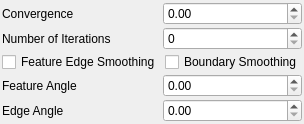
<?xml version="1.0" encoding="UTF-8"?>
<ui version="4.0">
 <class>cvSmoothFilterDlg</class>
 <widget class="QWidget" name="cvSmoothFilterDlg">
  <property name="geometry">
   <rect>
    <x>0</x>
    <y>0</y>
    <width>296</width>
    <height>119</height>
   </rect>
  </property>
  <property name="windowTitle">
   <string>Smooth</string>
  </property>
  <property name="toolTip">
   <string>Smooth Filter</string>
  </property>
  <layout class="QGridLayout" name="gridLayout_2">
   <property name="leftMargin">
    <number>2</number>
   </property>
   <property name="topMargin">
    <number>2</number>
   </property>
   <property name="rightMargin">
    <number>2</number>
   </property>
   <property name="bottomMargin">
    <number>2</number>
   </property>
   <property name="spacing">
    <number>2</number>
   </property>
   <item row="0" column="0">
    <layout class="QGridLayout" name="gridLayout">
     <property name="spacing">
      <number>2</number>
     </property>
     <item row="1" column="1" colspan="2">
      <widget class="QSpinBox" name="numOfIterationsSpinBox">
       <property name="maximum">
        <number>100000</number>
       </property>
      </widget>
     </item>
     <item row="0" column="1" colspan="2">
      <widget class="QDoubleSpinBox" name="convergenceSpinBox">
       <property name="maximum">
        <double>1.000000000000000</double>
       </property>
       <property name="singleStep">
        <double>0.100000000000000</double>
       </property>
      </widget>
     </item>
     <item row="3" column="1" colspan="2">
      <widget class="QDoubleSpinBox" name="featureAngleSpinBox">
       <property name="maximum">
        <double>180.000000000000000</double>
       </property>
      </widget>
     </item>
     <item row="3" column="0">
      <widget class="QLabel" name="label_4">
       <property name="text">
        <string>Feature Angle</string>
       </property>
      </widget>
     </item>
     <item row="1" column="0">
      <widget class="QLabel" name="label_3">
       <property name="text">
        <string>Number of Iterations</string>
       </property>
      </widget>
     </item>
     <item row="2" column="2">
      <widget class="QCheckBox" name="boundarySmoothingCheckBox">
       <property name="text">
        <string>Boundary Smoothing</string>
       </property>
      </widget>
     </item>
     <item row="4" column="0">
      <widget class="QLabel" name="label_5">
       <property name="text">
        <string>Edge Angle</string>
       </property>
      </widget>
     </item>
     <item row="4" column="1" colspan="2">
      <widget class="QDoubleSpinBox" name="edgeAngleSpinBox">
       <property name="maximum">
        <double>180.000000000000000</double>
       </property>
      </widget>
     </item>
     <item row="0" column="0">
      <widget class="QLabel" name="label_2">
       <property name="text">
        <string>Convergence</string>
       </property>
      </widget>
     </item>
     <item row="2" column="0">
      <widget class="QCheckBox" name="featureEdgeSmoothingCheckBox">
       <property name="text">
        <string>Feature Edge Smoothing</string>
       </property>
      </widget>
     </item>
    </layout>
   </item>
   <item row="1" column="0">
    <spacer name="verticalSpacer">
     <property name="orientation">
      <enum>Qt::Vertical</enum>
     </property>
     <property name="sizeHint" stdset="0">
      <size>
       <width>20</width>
       <height>40</height>
      </size>
     </property>
    </spacer>
   </item>
  </layout>
 </widget>
 <resources/>
 <connections/>
</ui>
